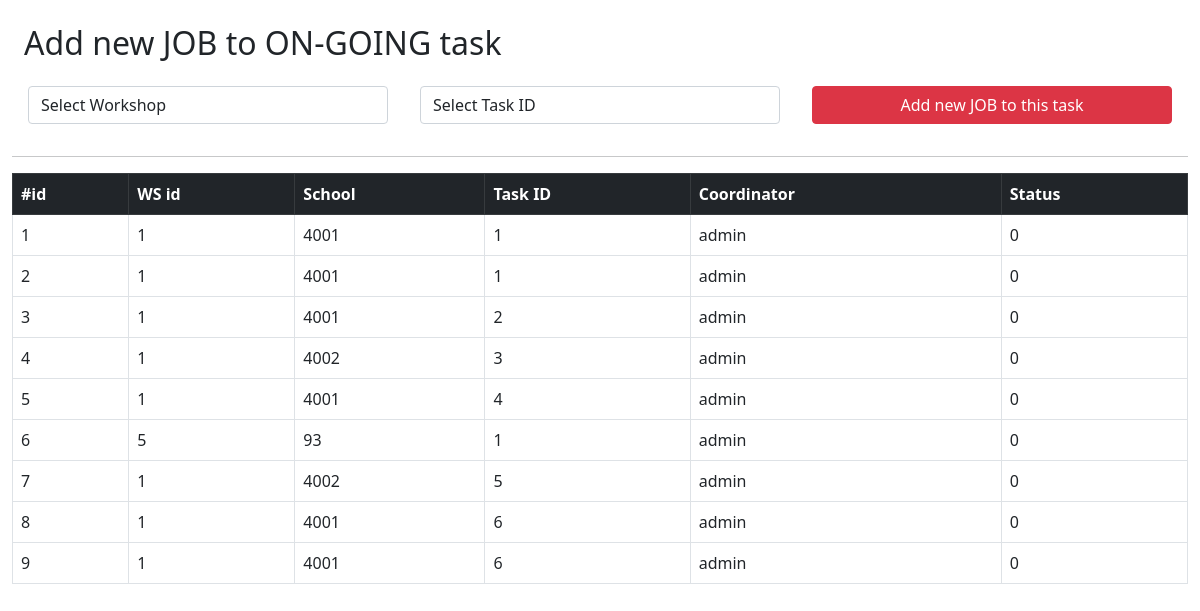
The app's page /add_job_to_going_task.php (signed in) with its own data.
### tables this page shows
CREATE TABLE `task_school` (
  `id` int(11) NOT NULL,
  `ws_id` int(11) NOT NULL,
  `sch_id` varchar(16) NOT NULL,
  `task_id` int(11) NOT NULL,
  `user` varchar(16) NOT NULL,
  `st` tinyint(1) NOT NULL DEFAULT 0
);

### allFun.php (the view, shortened to what this page needs)
<?php
include("conn.php");
function loadTable($sq)
{
    global $conn;
    $res = $conn->query($sq);
    if (!$res->num_rows > 0) {
        echo "<h2>No record found</h2>";
    } else {
        $opt = mysqli_fetch_all($res, MYSQLI_ASSOC);
        foreach ($opt as $option) {
            $ak = array_keys($option);
            echo "<tr> ";
            foreach ($ak as $key) {
                echo   "<td>$option[$key] </td>";
            }
            echo "</tr>";
        }
    }
}

### records on screen
task_school: id "1", ws "1", sch "4001", task "1", user "admin", st "0"
task_school: id "2", ws "1", sch "4001", task "1", user "admin", st "0"
task_school: id "3", ws "1", sch "4001", task "2", user "admin", st "0"
task_school: id "4", ws "1", sch "4002", task "3", user "admin", st "0"
task_school: id "5", ws "1", sch "4001", task "4", user "admin", st "0"
task_school: id "6", ws "5", sch "93", task "1", user "admin", st "0"
task_school: id "7", ws "1", sch "4002", task "5", user "admin", st "0"
task_school: id "8", ws "1", sch "4001", task "6", user "admin", st "0"
task_school: id "9", ws "1", sch "4001", task "6", user "admin", st "0"
